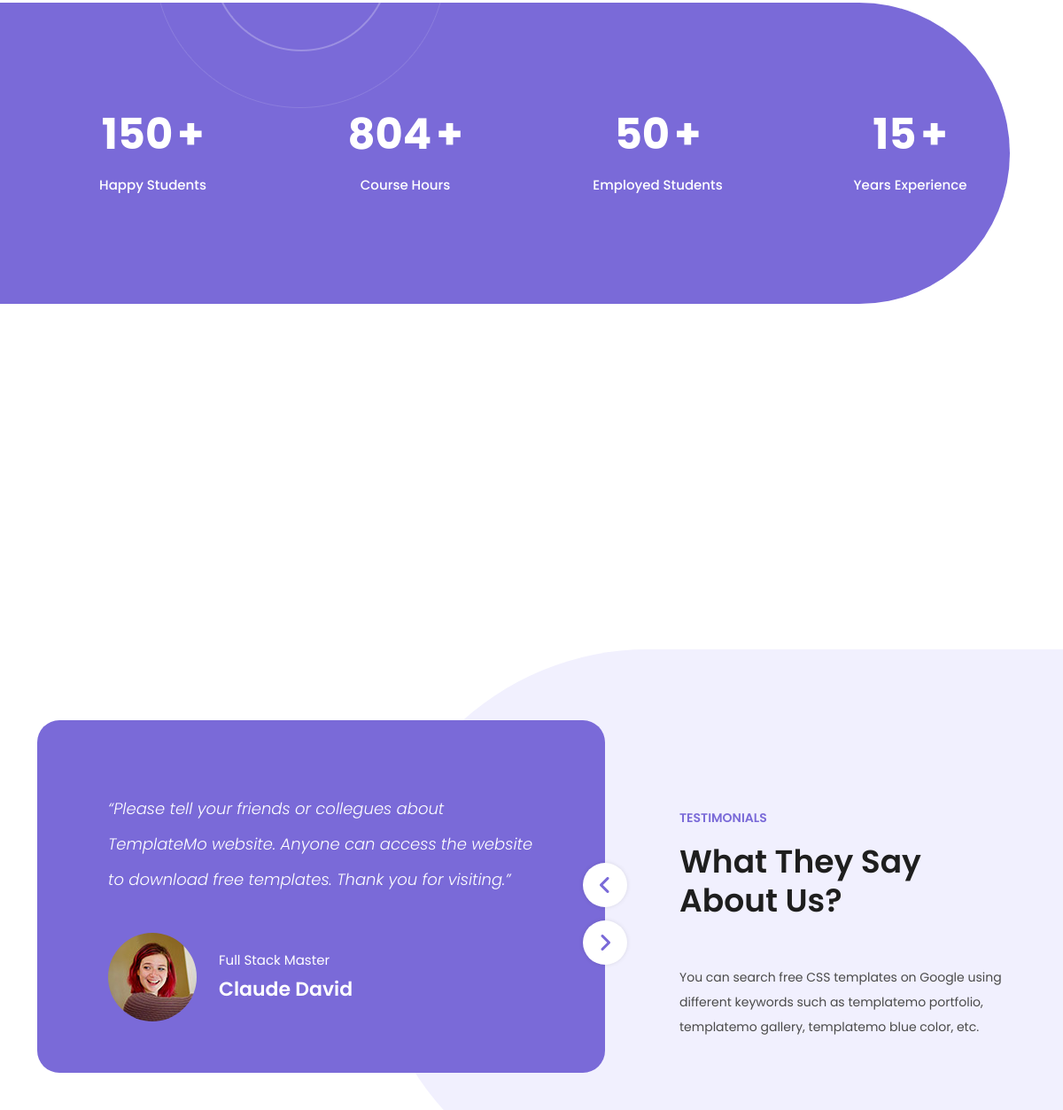
The app's page / (middle part), older data.
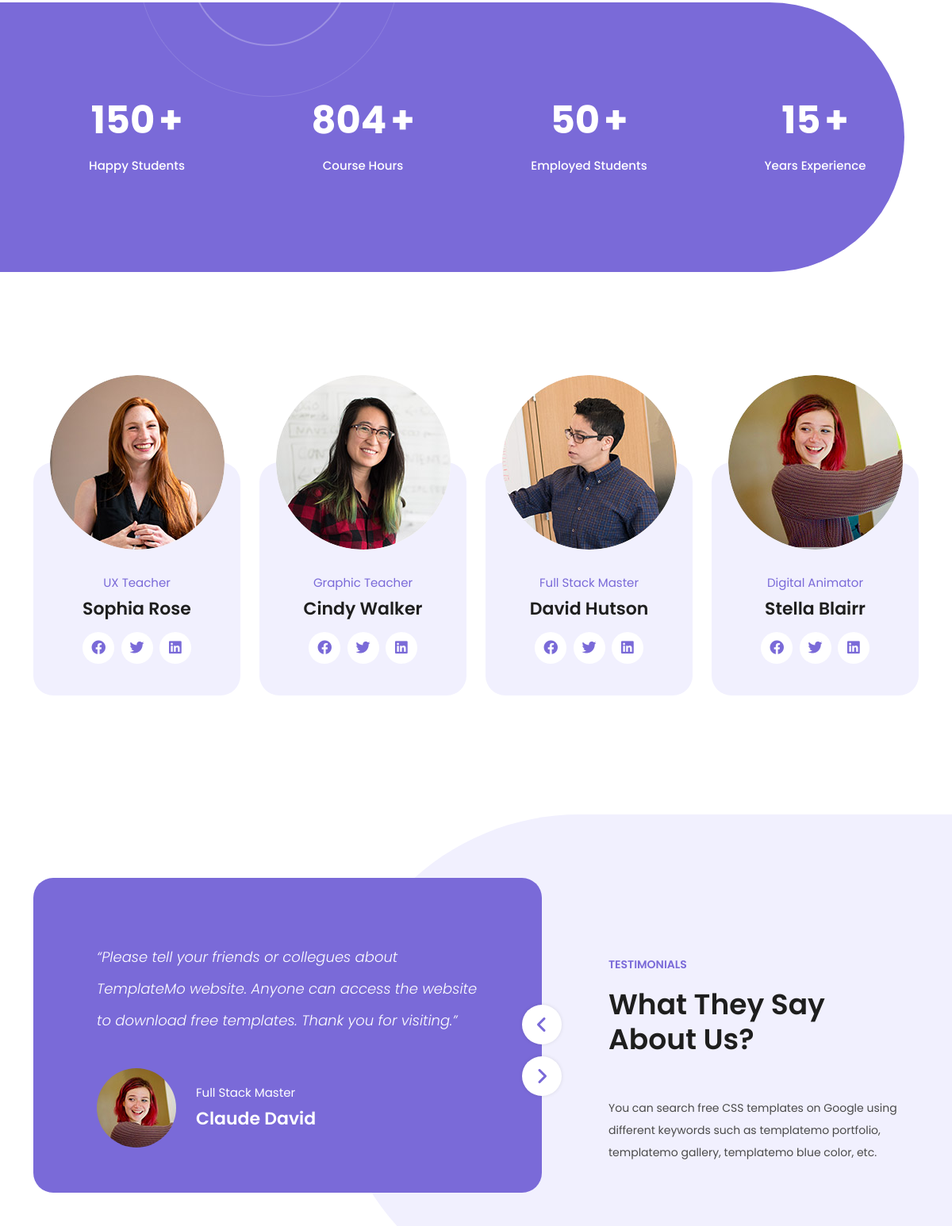
The same page, newer data.
### indexapp/models.py (models this page shows, shortened)
class Team(models.Model):
    image = models.CharField(max_length=100)
    category = models.CharField(max_length=100)
    name = models.CharField(max_length=100)
    facebook_url = models.URLField(blank=True, null=True)
    twitter_url = models.URLField(blank=True, null=True)
    linkedin_url = models.URLField(blank=True, null=True)

### indexapp/views.py (the view)
# urls.py: path("", views.index, name="index"),
def index(request):
  return render(request, "indexapp/index.html", {
    "nav_items" : nav_buttons,
    "banner" : banner_content,
    "service" : Service.objects.all(),
    "team" : Team.objects.all(),
    "coursefilter" : course_filter,
    "latestcourse" : LatestCourses.objects.all(),
    "events" : UpcomingEvents.objects.all()
  })

### indexapp/templates/indexapp/index.html (shortened to what this page needs)
{% extends "base.html" %}
{% load static %}
{% block bootstarp_css_files %}
  <link href="{% static 'indexapp/vendor/bootstrap/css/bootstrap.min.css' %}" rel="stylesheet">
{% endblock %}
{% block additional_css_files %}
  <link rel="stylesheet" href="{% static 'indexapp/assets/css/fontawesome.css' %}">
  <link rel="stylesheet" href="{% static 'indexapp/assets/css/templatemo-scholar.css' %}">
  <link rel="stylesheet" href="{% static 'indexapp/assets/css/fontawesome.css' %}">
  <link rel="stylesheet" href="{% static 'indexapp/assets/css/owl.css' %}">
  <link rel="stylesheet" href="{% static 'indexapp/assets/css/animate.css' %}">
  <link rel="stylesheet"href="https://unpkg.com/swiper@7/swiper-bundle.min.css"/>
{% endblock %}
{% block content %}
{% include "indexapp/includes/fun-fact.html" %}
{% include "indexapp/includes/team.html" %}
{% include "indexapp/includes/testimonials.html" %}
<link rel="stylesheet" href="{% static 'indexapp/assets/css/fontawesome.css' %}">
{% endblock %}

### indexapp/templates/indexapp/includes/team.html (shortened to what this page needs)
{% load static %}
<div class="team section" id="team">
      <div class="container">
        <div class="row">
          {% for items in team %}
            <div class="col-lg-3 col-md-6">
              <div class="team-member">
                <div class="main-content">
                  <img src="{% static 'indexapp/assets/images/'|add:items.image %}" alt="">
                  <span class="category">{{items.category}}</span>
                  <h4>{{items.name}}</h4>
                  <ul class="social-icons">
                    <li><a href="{{items.facebook_url}}"><i class="fab fa-facebook"></i></a></li>
                    <li><a href="{{items.twitter_url}}"><i class="fab fa-twitter"></i></a></li>
                    <li><a href="{{items.linkdin_url}}"><i class="fab fa-linkedin"></i></a></li>
                  </ul>
                </div>
              </div>
            </div>
          {% endfor %}
        </div>
      </div>
    </div>

Row changes from the older to the newer data that the page shows:
added Team: image (picture), category "UX Teacher", name "Sophia Rose"
added Team: image (picture), category "Graphic Teacher", name "Cindy Walker"
added Team: image (picture), category "Full Stack Master", name "David Hutson"
added Team: image (picture), category "Digital Animator", name "Stella Blairr"
